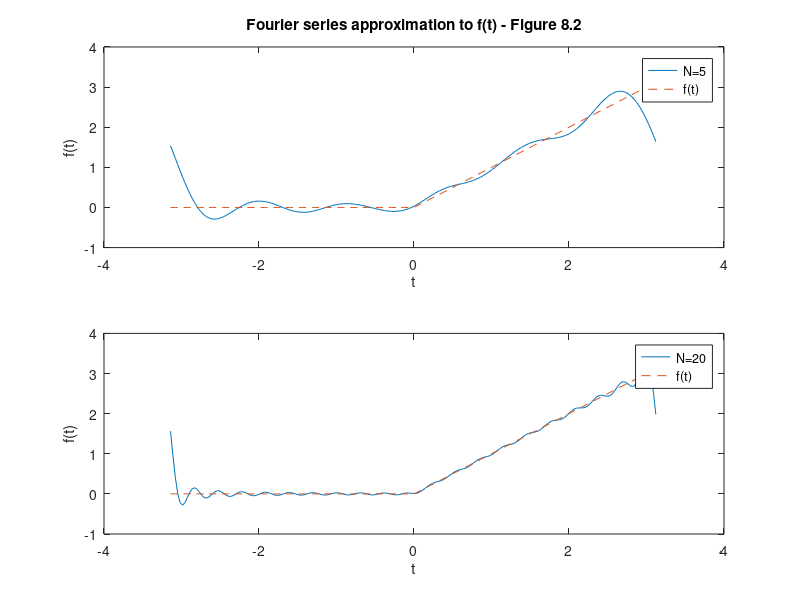

Source code (MATLAB):
% EX8_2.M Plot the Fourier series of the function f(t) 
%   f(t)=0  -pi < t < 0
%   f(t)=t   0  < t < pi
%
% Plot f(t) for 5 and 20 terms in the series
clear
t =[-pi:.031:pi];               % Time points for plotting
sizet=size(t);
fn = pi/4*(ones(sizet));        % Fourier approximation at each t
yplt=zeros(sizet);              %  for plot of f(t)
% 5 terms
for n=1:5
 fn=fn+ (1/pi)*(-2*cos((2*n-1)*t)/(2*n-1)^2)-((-1)^n*sin(n*t)/n); 
end					
%
for k=1:length(t)               % Create f(t) 
  if t(k) < 0 
   yplt(k)=0;
  else
   yplt(k)=t(k);
  end 
end
clf                             % Clear any figures 
subplot(2,1,1),plot(t,fn,t,yplt,'--');
xlabel('t')
ylabel('f(t)')
title('Fourier series approximation to f(t) - Figure 8.2')
legend(['N=',num2str(n)],'f(t)') % Annotate the graph
% Add 15 more terms
for n=6:20
 fn=fn+ (1/pi)*(-2*cos((2*n-1)*t)/(2*n-1)^2)-((-1)^n*sin(n*t)/n); 
end
subplot(2,1,2),plot(t,fn,t,yplt,'--');
xlabel('t')
ylabel('f(t)')
legend(['N=',num2str(n)],'f(t)')
%
% Modify the program to compute an arbitrary number of terms 
%  in the series (i.e. input n). Plot the graph for many terms 
%  and notice the overshoot at the ends of the interval no matter
%  how many terms are taken.
%    (This is explained in the text as the Gibbs phenomenon.)
